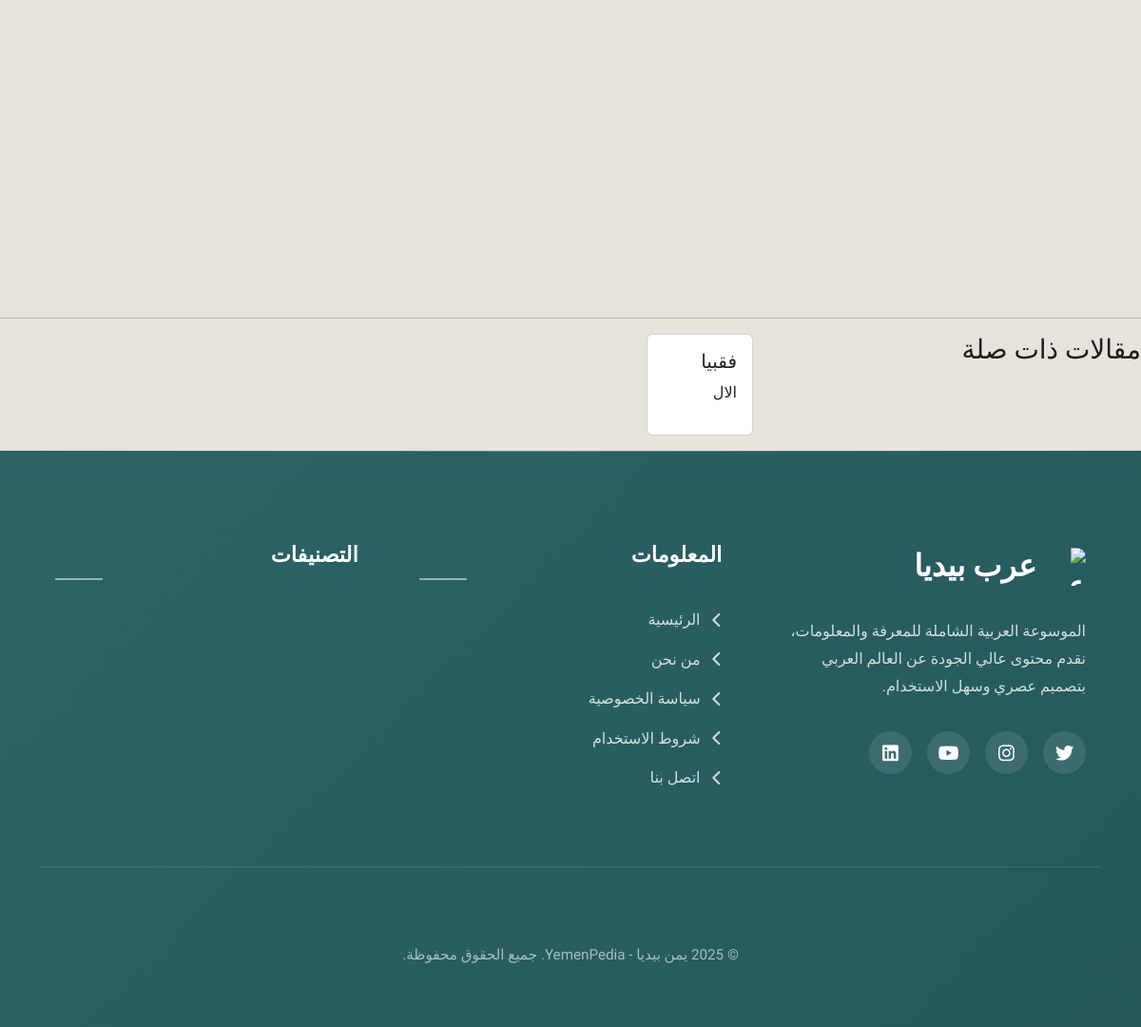
/YemenPedia/article/gsbs/ (lower part), run on an earlier commit of the app's database.
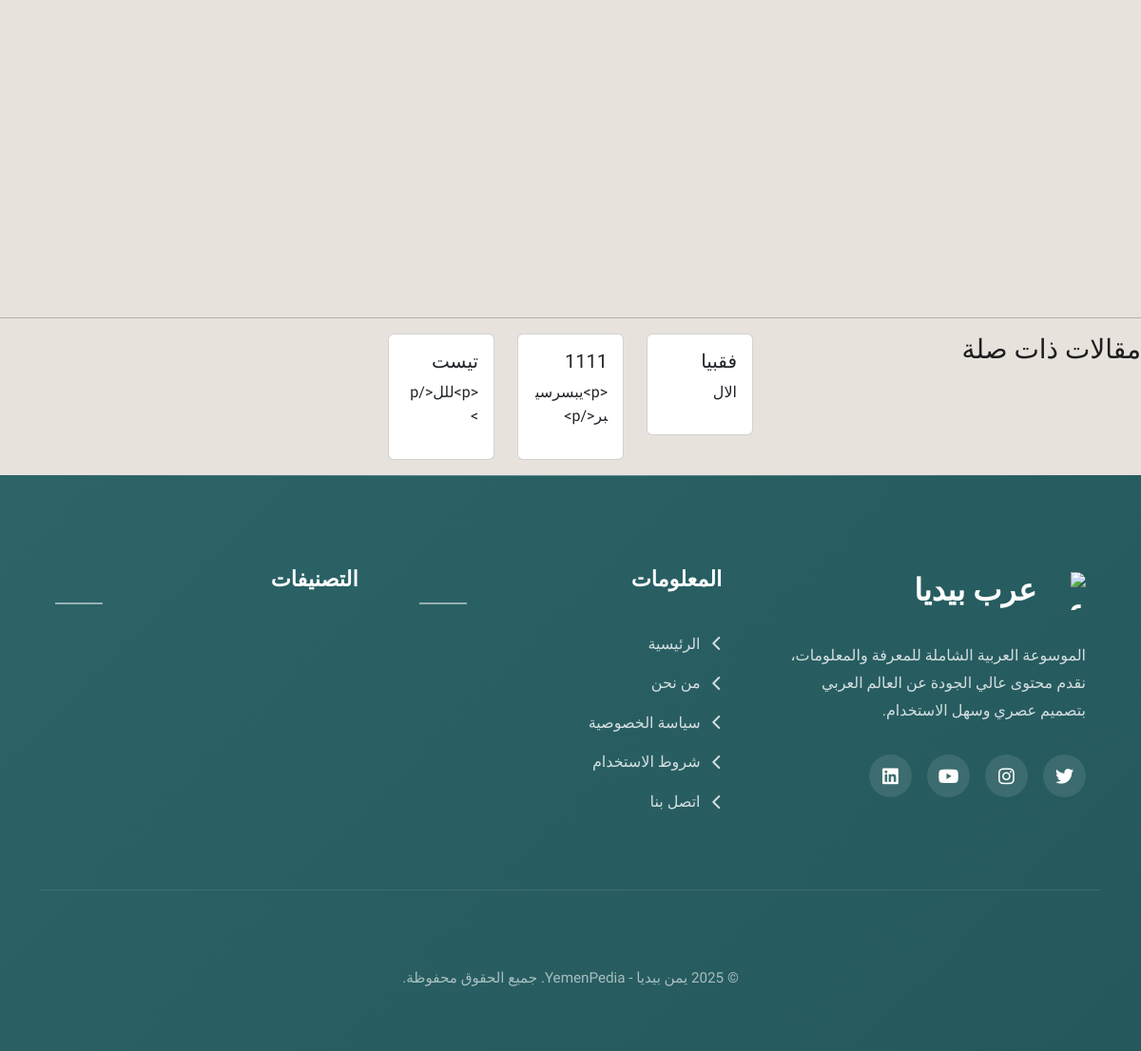
And on a later commit of the database.
### articles/models.py (models this page shows, shortened)
class Article(models.Model):
    title = models.CharField(max_length=200)
    slug = models.SlugField(unique=True, blank=True)
    content = RichTextUploadingField(verbose_name="محتوى المقال")  # محرر CKEditor
    country = models.ForeignKey(Country, on_delete=models.CASCADE, related_name='articles')
    category = models.ForeignKey(Category, on_delete=models.SET_NULL, null=True, blank=True, related_name='articles')
    author = models.ForeignKey(settings.AUTH_USER_MODEL, on_delete=models.SET_NULL, null=True)
    created_at = models.DateTimeField(auto_now_add=True)  # أول مرة
    updated_at = models.DateTimeField(auto_now=True)      # كل تعديل
    image_url = models.URLField(blank=True, null=True, verbose_name="رابط صورة المقال")
    image = models.ImageField(upload_to='articles/', blank=True, null=True, verbose_name="صورة المقال")

class Country(models.Model):
    name = models.CharField(max_length=100)
    slug = models.SlugField(unique=True, blank=True)
    image = models.ImageField(upload_to='countries/', blank=True, null=True, verbose_name="صورة الدولة")
    image_url = models.URLField(blank=True, null=True, verbose_name="رابط صورة الدولة")

### articles/views.py (the view, shortened to what this page needs)
# urls.py: path('<slug:country_slug>/article/<slug:article_slug>/', views.article_detail, name='article_detail'),
def article_detail(request, country_slug, article_slug):
    country = get_object_or_404(Country, slug=country_slug)
    article = get_object_or_404(Article, slug=article_slug, country=country)
    comments = article.comments.all().order_by('-created_at')
    if article.category:
        related_articles = Article.objects.filter(
            category=article.category, country=country
        ).exclude(id=article.id)[:5]
    else:
        related_articles = Article.objects.filter(
            country=country
        ).exclude(id=article.id)[:5]
    return render(request, 'articles/article_detail.html', {
        'country': country,
        'article': article,
        'comments': comments,
        'related_articles': related_articles
    })

### articles/templates/articles/article_detail.html (shortened to what this page needs)
{% load static %}
<!DOCTYPE html>
<html lang="ar" dir="rtl">
<head>
    <link href="https://cdn.jsdelivr.net/npm/bootstrap@5.3.2/dist/css/bootstrap.min.css" rel="stylesheet">
    <link href="https://cdnjs.cloudflare.com/ajax/libs/font-awesome/6.4.0/css/all.min.css" rel="stylesheet">
    <link href="https://cdn.jsdelivr.net/npm/bootstrap@5.3.2/dist/css/bootstrap.min.css" rel="stylesheet" media="print" onload="this.media='all'">
    <link href="https://cdnjs.cloudflare.com/ajax/libs/font-awesome/6.4.0/css/all.min.css" rel="stylesheet">
</head>
<body>
    <main class="article-container">
    </main>
<hr>
<div class="related-articles">
    <h3>مقالات ذات صلة</h3>
    <div class="row">
        {% for related in related_articles %}
            <div class="col-md-4 mb-3">
                <div class="card">
                    <div class="card-body">
                        <h5>
                            <a href="{% url 'article_detail' country_slug=related.country.slug article_slug=related.slug %}">
                                {{ related.title }}
                            </a>
                        </h5>
                        <p>{{ related.content|truncatewords:20 }}</p>
                    </div>
                </div>
            </div>
        {% empty %}
            <p>لا توجد مقالات ذات صلة حالياً.</p>
        {% endfor %}
    </div>
</div>
    <footer class="footer">
        <div class="container">
            <div class="footer-content">
                <div class="footer-about">
                    <div class="footer-logo">
                        <img src="https://d.top4top.io/p_35134u9lv1.png" alt="عرب بيديا" width="40" height="40" loading="lazy">
                        عرب بيديا
                    </div>
                    <p>الموسوعة العربية الشاملة للمعرفة والمعلومات، نقدم محتوى عالي الجودة عن العالم العربي بتصميم عصري وسهل الاستخدام.</p>
                    <div class="footer-social">
                        <a href="#" aria-label="تويتر"><i class="fab fa-twitter" aria-hidden="true"></i></a>
                        <a href="#" aria-label="إنستغرام"><i class="fab fa-instagram" aria-hidden="true"></i></a>
                        <a href="#" aria-label="يوتيوب"><i class="fab fa-youtube" aria-hidden="true"></i></a>
                        <a href="#" aria-label="لينكد إن"><i class="fab fa-linkedin" aria-hidden="true"></i></a>
                    </div>
                </div>
                <div class="footer-links">
                    <h3>المعلومات</h3>
                    <ul>
                        <li><a href="{% url 'country_home' country.slug %}"><i class="fas fa-chevron-left" aria-hidden="true"></i> الرئيسية</a></li>
                        <li><a href="{% url 'country_about' country.slug %}"><i class="fas fa-chevron-left" aria-hidden="true"></i> من نحن</a></li>
                        <li><a href="{% url 'country_privacy_policy' country.slug %}"><i class="fas fa-chevron-left" aria-hidden="true"></i> سياسة الخصوصية</a></li>
                        <li><a href="{% url 'country_terms' country.slug %}"><i class="fas fa-chevron-left" aria-hidden="true"></i> شروط الاستخدام</a></li>
                        <li><a href="{% url 'country_contact' country.slug %}"><i class="fas fa-chevron-left" aria-hidden="true"></i> اتصل بنا</a></li>
                    </ul>
                </div>
                <div class="footer-links">
                    <h3>التصنيفات</h3>
                </div>
            </div>
            <div class="footer-bottom">
                <p>&copy; {% now "Y" %} {{ country.name }}. جميع الحقوق محفوظة.</p>
            </div>
        </div>
    </footer>
</body>
</html>

### articles/templates/articles/article_detail.html (style rules this page uses)
:root { --sand-beige: #baab97; --light-beige: #dad1ca; --dark-teal: #2c6468; --off-white: #e7e2dc; --gray-green: #7b9486; --text-dark: #1d1d1f; --text-light: #86868b; --hover-bg: rgba(0,0,0,0.03); --card-shadow: 0 4px 20px rgba(0,0,0,0.08); --transition: all 0.3s cubic-bezier(0.25, 0.8, 0.25, 1); --border-color: rgba(0,0,0,0.08); }
* { box-sizing: border-box; margin: 0; padding: 0; }
body { font-family: 'SF Arabic', 'Tajawal', -apple-system, BlinkMacSystemFont, sans-serif; background-color: var(--off-white); color: var(--text-dark); line-height: 1.6; -webkit-font-smoothing: antialiased; overflow-x: hidden; }
img { max-width: 100%; height: auto; display: block; }
a { text-decoration: none; color: inherit; }
.article-container { max-width: 800px; margin: 0 auto; padding: 0 1.5rem; }
.related-articles { display: grid; grid-template-columns: repeat(auto-fill, minmax(300px, 1fr)); gap: 1.5rem; }
.footer { background: linear-gradient(135deg, var(--dark-teal) 0%, #24585c 100%); padding: 6rem 0 3rem; color: white; position: relative; overflow: hidden; }
.footer::before { content: ''; position: absolute; top: 0; left: 0; right: 0; height: 1px; background: linear-gradient(to right, transparent, rgba(255,255,255,0.3), transparent); }
.footer-content { display: grid; grid-template-columns: repeat(auto-fit, minmax(250px, 1fr)); gap: 4rem; max-width: 1300px; margin: 0 auto; padding: 0 1rem; }
.footer-logo { font-size: 2rem; font-weight: 600; margin-bottom: 1.8rem; color: white; display: flex; align-items: center; }
.footer-logo img { width: 40px; height: 40px; margin-left: 12px; border-radius: 10px; transition: var(--transition); }
.footer-about p { color: rgba(255, 255, 255, 0.8); line-height: 1.8; margin-bottom: 2rem; }
.footer-social { display: flex; gap: 1rem; }
.footer-social a { width: 45px; height: 45px; border-radius: 50%; background: rgba(255, 255, 255, 0.1); display: grid; place-items: center; transition: var(--transition); color: white; font-size: 1.2rem; }
.footer-links h3 { font-size: 1.4rem; margin-bottom: 1.8rem; position: relative; padding-bottom: 0.8rem; color: white; font-weight: 600; }
.footer-links h3::after { content: ''; position: absolute; bottom: 0; left: 0; width: 50px; height: 2px; background: rgba(255,255,255,0.5); }
.footer-links ul { list-style: none; }
.footer-links li { margin-bottom: 1rem; }
.footer-links a { color: rgba(255, 255, 255, 0.8); transition: var(--transition); display: flex; align-items: center; gap: 0.8rem; }
.footer-bottom { text-align: center; padding-top: 5rem; margin-top: 4rem; border-top: 1px solid rgba(255, 255, 255, 0.1); color: rgba(255, 255, 255, 0.6); font-size: 0.95rem; }

What changed in the data, as far as the page shows it:
added Article: title "1111", content "<p>يبسرسيبر</p>"
added Article: title "تيست", content "<p>للل</p>"
